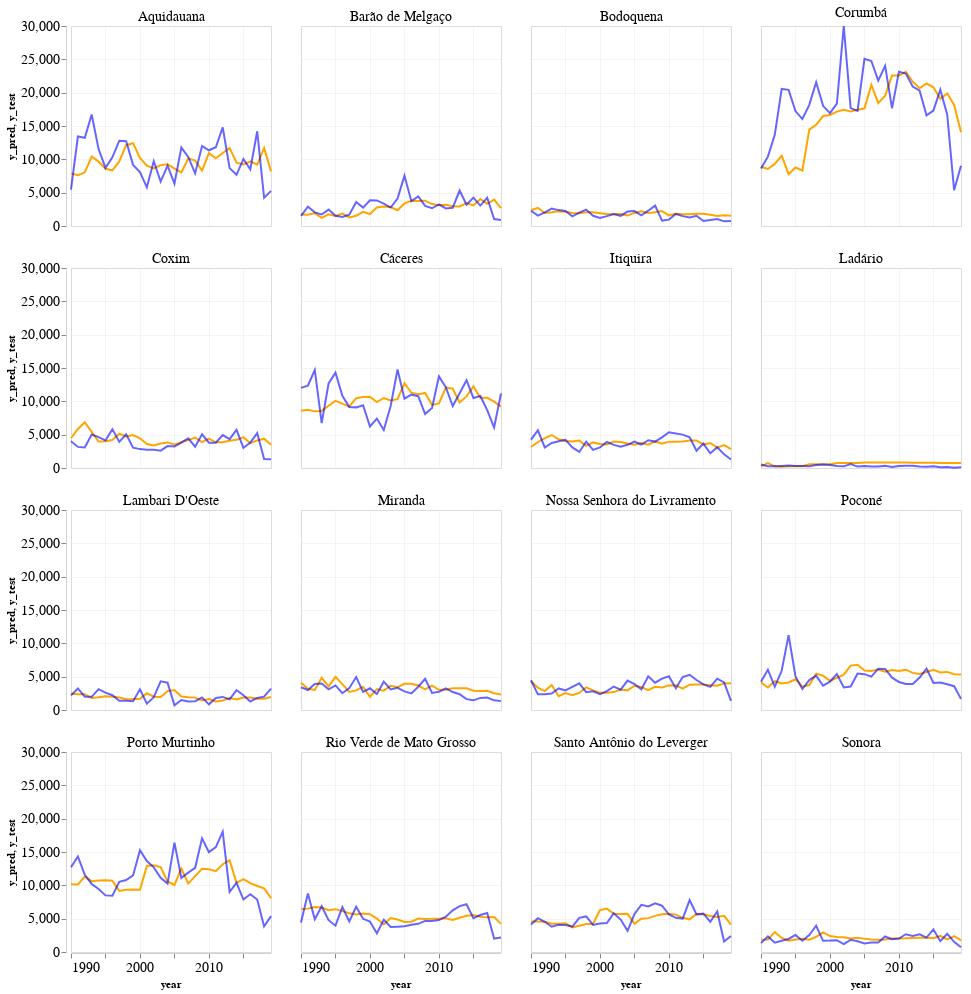

Notebook code for this chart:
### Code cell
line_chart_pred = alt.Chart(final_prediction_df).mark_line(color="orange").encode(
    x=alt.X('year:T', axis = alt.Axis(format="%Y")),
    y='y_pred:Q',
#     strokeDash='type'
)

line_chart_test = alt.Chart(final_prediction_df).mark_line(color="blue", opacity=0.6).encode(
    x=alt.X('year:T', axis = alt.Axis(format="%Y")),
    y='y_test:Q',
#     strokeDash='type'
)

combined_chart = line_chart_pred + line_chart_test

combined_chart.properties(
    width=200,
    height=200
).facet(
    'city:N',
    columns=4
).resolve_axis(
    # x='independent',
    # y='independent'
).resolve_scale(
    # x='independent',
    # y='independent'
)

### Figure 1 — Vega-Lite specification as saved in the notebook (floating-point values rounded to 4 significant figures; data arrays with more than 128 entries replaced by an {"elided": "..."} marker saying what was removed)
{"config": {"view": {"width": 533.3, "height": 300.0, "fill": "white"}, "title": {"align": "left", "anchor": "start", "frame": "group", "font": "Helvetica Neue", "fontSize": 18, "dy": -2, "subtitleFont": "Helvetica Neue", "subtitleFontSize": 14, "fontWeight": "normal"}, "axis": {"domainColor": "lightGrey", "gridColor": "lightGrey", "gridWidth": 0.25, "titleFont": "Helvetica Neue", "titleFontSize": 11, "labelFont": "Helvetica Neue", "labelFontSize": 14}, "legend": {"layout": {"anchor": "start"}, "labelLimit": 0, "titleFontSize": 14, "titleFont": "Helvetica Neue", "labelFontSize": 14, "labelFont": "Helvetica Neue"}, "header": {"title": null, "titleFont": "Helvetica Neue", "labelFont": "Helvetica Neue", "labelFontSize": 14, "labelPadding": 2}, "range": {"category": ["#0C66B5", "#BA1D32", "#0F8E40", "#E56F20", "#862BAF", "#626D69", "#ED5087", "#3DB9E2", "#51DB63", "#E26868", "#FFB270", "#B37CEA", "#A8A1A4", "#FF87CD"]}}, "data": {"name": "data-b12f409e08ad88afd70ef2989b0e4ca4"}, "facet": {"field": "city", "type": "nominal"}, "spec": {"layer": [{"mark": {"type": "line", "color": "orange"}, "encoding": {"x": {"axis": {"format": "%Y"}, "field": "year", "type": "temporal"}, "y": {"field": "y_pred", "type": "quantitative"}}}, {"mark": {"type": "line", "color": "blue", "opacity": 0.6}, "encoding": {"x": {"axis": {"format": "%Y"}, "field": "year", "type": "temporal"}, "y": {"field": "y_test", "type": "quantitative"}}}], "height": 200, "width": 200}, "columns": 4, "resolve": {"axis": {}, "scale": {}}, "$schema": "https://vega.github.io/schema/vega-lite/v4.17.0.json", "datasets": {"data-b12f409e08ad88afd70ef2989b0e4ca4": {"elided": "480 records"}}}
